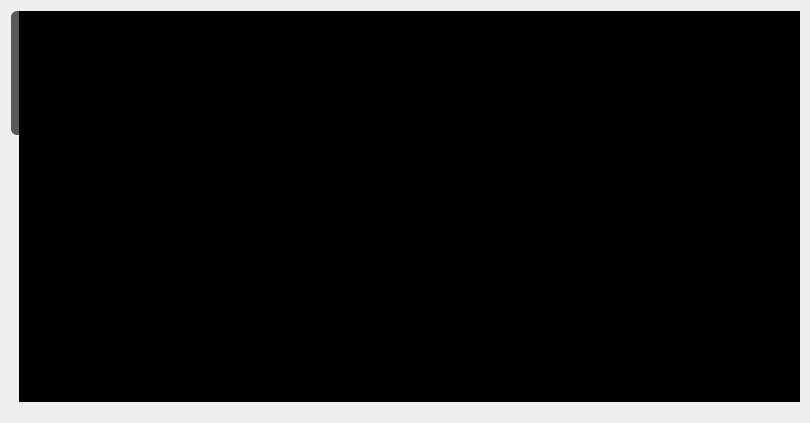
<?xml version="1.0" encoding="UTF-8"?>
<ui version="4.0">
 <class>RemoteViewer</class>
 <widget class="QWidget" name="RemoteViewer">
  <property name="geometry">
   <rect>
    <x>0</x>
    <y>0</y>
    <width>810</width>
    <height>423</height>
   </rect>
  </property>
  <property name="windowTitle">
   <string>FRemoteViewer</string>
  </property>
  <widget class="QLabel" name="infoLabel">
   <property name="geometry">
    <rect>
     <x>11</x>
     <y>11</y>
     <width>87</width>
     <height>124</height>
    </rect>
   </property>
   <property name="sizePolicy">
    <sizepolicy hsizetype="Minimum" vsizetype="Minimum">
     <horstretch>0</horstretch>
     <verstretch>0</verstretch>
    </sizepolicy>
   </property>
   <property name="styleSheet">
    <string notr="true">QLabel {
    background-color: rgba(0, 0, 0, 160);
    color: white;
    font-size: 14px;
    padding: 8px;
    border-radius: 6px;
}</string>
   </property>
   <property name="text">
    <string>&lt;html&gt;&lt;head/&gt;&lt;body&gt;&lt;p&gt;FPS: 0.0&lt;/p&gt;&lt;p&gt;Frame: 0&lt;/p&gt;&lt;p&gt;Size: 0 KB&lt;/p&gt;&lt;p&gt;Res: 0 x 0&lt;/p&gt;&lt;/body&gt;&lt;/html&gt;</string>
   </property>
  </widget>
  <widget class="QLabel" name="imageLabel">
   <property name="geometry">
    <rect>
     <x>19</x>
     <y>11</y>
     <width>781</width>
     <height>391</height>
    </rect>
   </property>
   <property name="sizePolicy">
    <sizepolicy hsizetype="Preferred" vsizetype="Preferred">
     <horstretch>0</horstretch>
     <verstretch>0</verstretch>
    </sizepolicy>
   </property>
   <property name="layoutDirection">
    <enum>Qt::LayoutDirection::LeftToRight</enum>
   </property>
   <property name="autoFillBackground">
    <bool>false</bool>
   </property>
   <property name="styleSheet">
    <string notr="true"> background-color: black;</string>
   </property>
   <property name="text">
    <string/>
   </property>
   <property name="alignment">
    <set>Qt::AlignmentFlag::AlignCenter</set>
   </property>
  </widget>
 </widget>
 <resources/>
 <connections/>
</ui>
